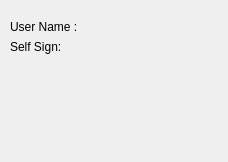
<?xml version="1.0" encoding="UTF-8"?>
<ui version="4.0">
 <class>ListCellInfo</class>
 <widget class="QWidget" name="ListCellInfo">
  <property name="geometry">
   <rect>
    <x>0</x>
    <y>0</y>
    <width>228</width>
    <height>162</height>
   </rect>
  </property>
  <property name="windowTitle">
   <string>Form</string>
  </property>
  <layout class="QVBoxLayout" name="verticalLayout">
   <property name="leftMargin">
    <number>10</number>
   </property>
   <property name="topMargin">
    <number>20</number>
   </property>
   <property name="rightMargin">
    <number>10</number>
   </property>
   <property name="bottomMargin">
    <number>20</number>
   </property>
   <item>
    <layout class="QHBoxLayout" name="horizontalLayout">
     <item>
      <widget class="QLabel" name="label_1">
       <property name="text">
        <string>User Name :</string>
       </property>
      </widget>
     </item>
     <item>
      <widget class="QLabel" name="username">
       <property name="text">
        <string/>
       </property>
      </widget>
     </item>
    </layout>
   </item>
   <item>
    <layout class="QHBoxLayout" name="horizontalLayout_2">
     <item>
      <widget class="QLabel" name="label_4">
       <property name="text">
        <string>Self Sign:</string>
       </property>
      </widget>
     </item>
     <item>
      <widget class="QLabel" name="selfsign">
       <property name="text">
        <string/>
       </property>
      </widget>
     </item>
    </layout>
   </item>
   <item>
    <spacer name="verticalSpacer">
     <property name="orientation">
      <enum>Qt::Vertical</enum>
     </property>
     <property name="sizeHint" stdset="0">
      <size>
       <width>20</width>
       <height>40</height>
      </size>
     </property>
    </spacer>
   </item>
  </layout>
 </widget>
 <resources/>
 <connections/>
</ui>
